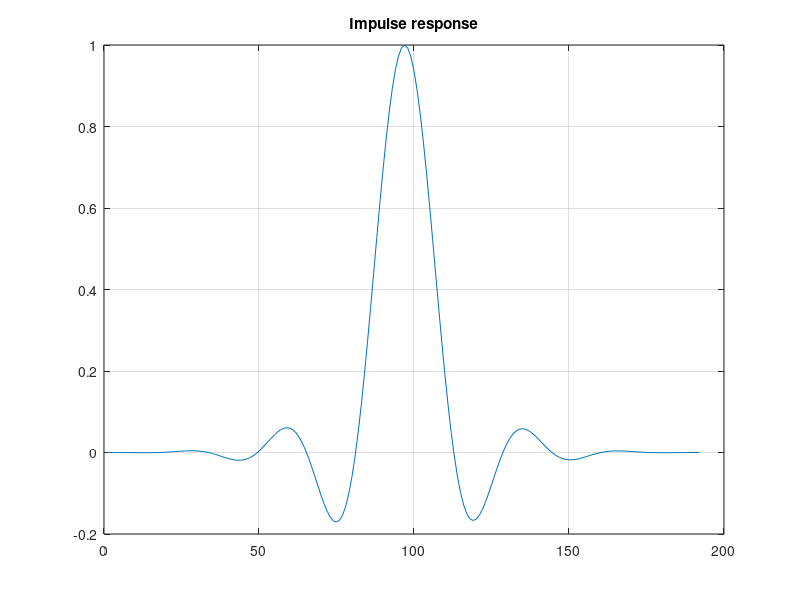
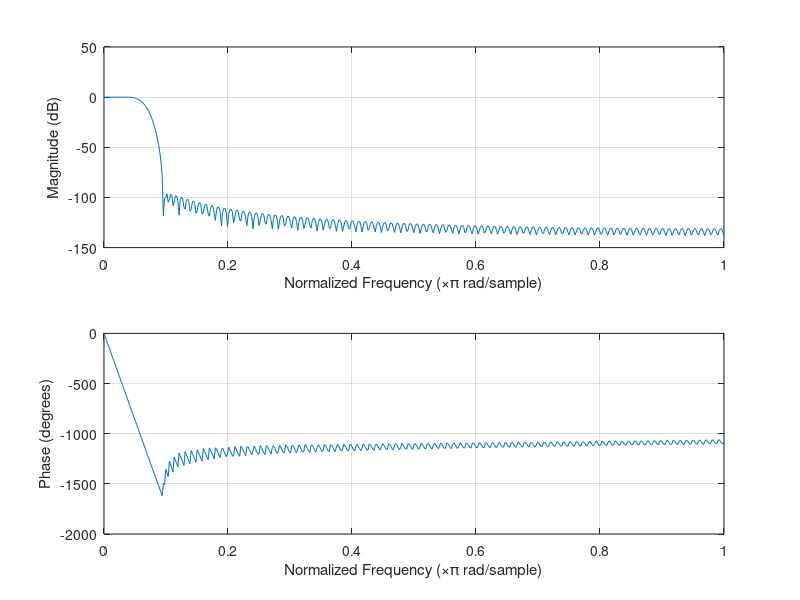
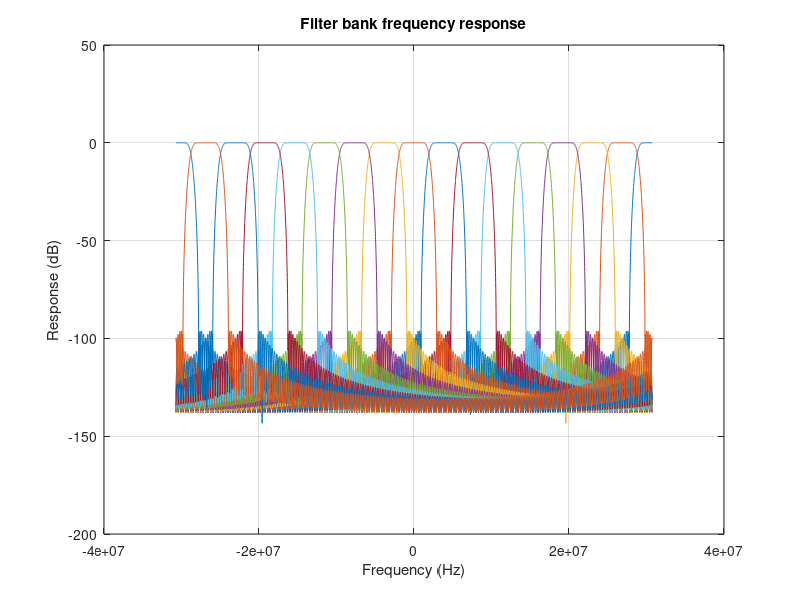

These charts were generated, in order, by the following MATLAB code: (Note: this script raises an error after producing the figures.)
L = 16; % subbands

output_width = 16 + log2(L);

M = 12;         % taps per subband
N = M*L;        % total taps
alpha = 0.99;    %broadening factor
beta = 0.8;     %shape factor
H = kaiser(N,beta*M)' .* sinc(((-N/2:N/2-1))/(alpha*L));
figure(1);
plot(H);
grid on;
title('Impulse response');

figure(2);
%w = linspace(0, 1, 1e3)'; h = freqz(H, length(w), w);
%plot(w, 10*log10(abs(h)));
freqz(H./sum(H))


K = L;
H_k = zeros(K, length(H));
n = 0:(length(H)-1);
f = linspace(-30.72e6, 30.72e6, 5e3);
h = zeros(K, length(f));
fs = 61.44e6;

for k=0:(K-1)
    kn = k - K/2;
    w_0 = kn*(1/K)*2*pi;

    %H_k(k+1, :) = 2*cos(w_0*n) .* H;
    H_k(k+1, :) = exp(-j*w_0*n) .* H .* (1/sum(H));

    h(k+1, :) = freqz(H_k(k+1, :), 1, f, fs);
end

figure(3);
plot(f, 20*log10(abs(h)));
grid on;
xlabel('Frequency (Hz)');
ylabel('Response (dB)');
title('Filter bank frequency response');

%%

H_s = zeros(L, N/L);
for ii = 1:L
    idx = ii:L:N;
    H_s(ii, :) = H(idx);
end

H_s_f = round(H_s * (2^(output_width - 1)));
H_f = round(H * (2^(output_width - 1)));
H_f(H_f > (2^(output_width - 1) - 1)) = 2^(output_width - 1) - 1;

%figure(3);
%plot(H - H_f / (2^(output_width - 1)));
s = "";
for ii = 1:length(H_f)
    d = bitand(typecast(int32(H_f(ii)), 'uint32'), uint32(0xFFFFF));

    s = s + sprintf('%3d => \"%s\", ', ii - 1, dec2bin(d, output_width));
    if mod(ii-1, 8) == 7
        s = s + "\n";
    end
end
s = s + "\n";
fprintf(s)

s = "";
for ii = 1:length(H_f)
    d = bitand(typecast(int32(H_f(ii)), 'uint32'), uint32(0xFFFFF));

    s = s + sprintf("%3d: %d\'h%s, ", ii - 1, output_width, dec2hex(d, ceil(output_width/4)));
    if mod(ii-1, 8) == 7
        s = s + "\n";
    end
end
s = s + "\n";
fprintf(s)

%
figs_to_save = [1, 2, 3];
for ii = 1:length(figs_to_save)
    fig_index = figs_to_save(ii);
    f = figure(fig_index);
    f.Position = [1400 100 800 500];
    %fig_filename = sprintf('%s_fig_%d.png', filename_base, fig_index);
    %saveas(f, fig_filename);
end
